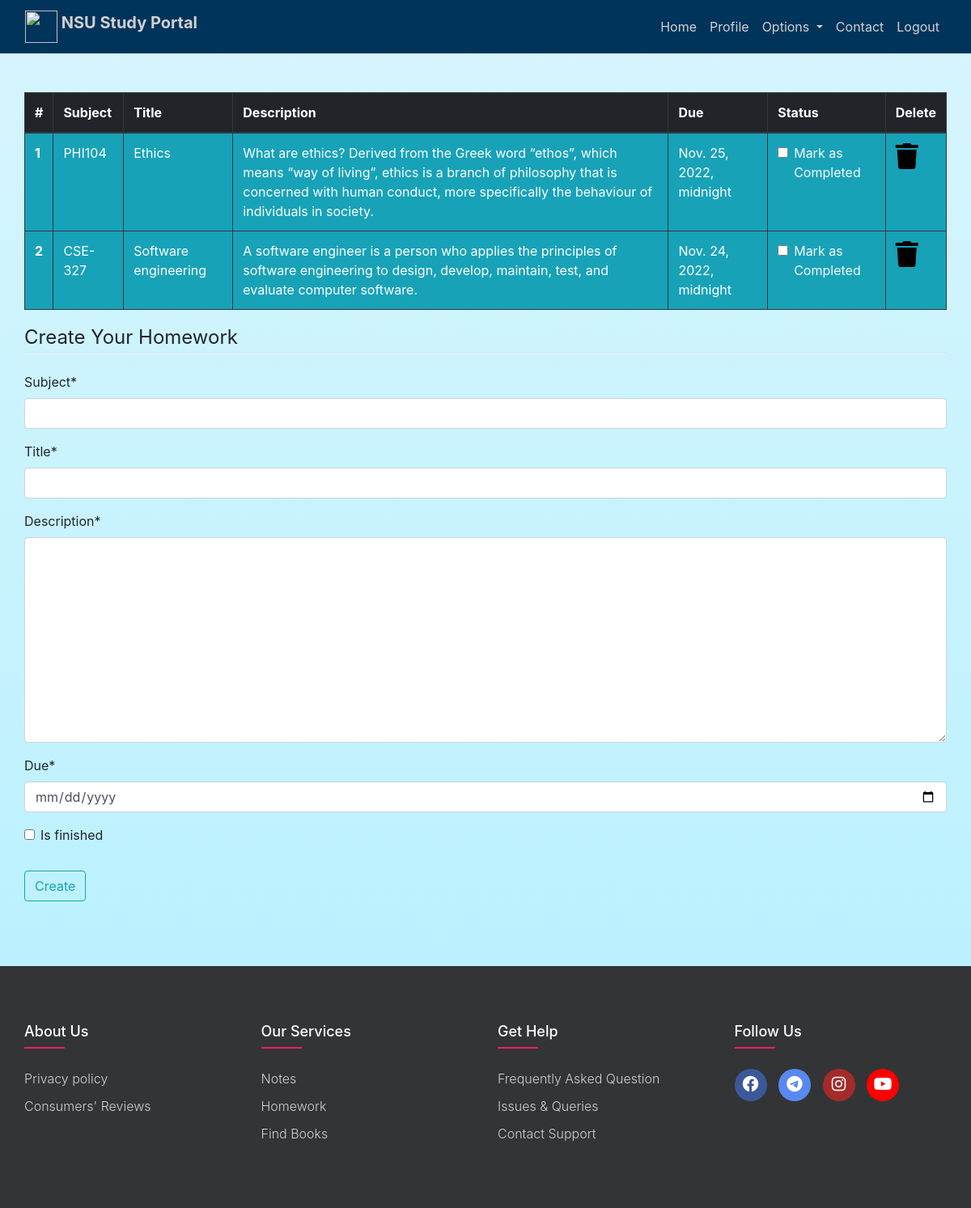
Page /homework (signed in) on the committed database.
### dashboard/models.py (models this page shows, shortened)
class Homework(models.Model):
    user=models.ForeignKey(User,on_delete=models.CASCADE)
    subject=models.CharField(max_length=50)
    title=models.CharField(max_length=100)
    description=models.TextField()
    due=models.DateTimeField()
    is_finished=models.BooleanField(default=False)

### dashboard/views.py (the view)
# urls.py: path('homework',views.homework,name="homework"),
@login_required
def homework(request):
    if request.method=="POST":
        form = HomeworkForm(request.POST)
        if form.is_valid():
            try:
                finished=request.POST['is_finished']
                if finished=="on":
                    finished=True
                else:
                    finished=False
            except:
                finished=False
            homeworks=Homework(
                user=request.user,
                subject=request.POST['subject'],
                title=request.POST['title'],
                description=request.POST['description'],
                due=request.POST['due'],
                is_finished=finished
            )
            homeworks.save()
            messages.success(request,f'Homework Added from {request.user.username}!!')
            return redirect('homework')
    else:
          form=HomeworkForm()
    homework=Homework.objects.filter(user=request.user)
    if len(homework)==0:
        homework_done= True
    else:
        homework_done=False
    context={'homeworks':homework,
        'homeworks_done':homework_done,
        'form':form,
    }
    return render(request,'dashboard/homework.html',context)

### dashboard/forms.py
class HomeworkForm(forms.ModelForm):
    class Meta:
        model=Homework
        widgets={'due':DateInput()}
        fields=['subject','title','description','due','is_finished']

### dashboard/templates/dashboard/homework.html (shortened to what this page needs)
{% extends 'dashboard/base.html' %}
{% load static %}
{% load crispy_forms_tags %}
{% block content %}
<div class="container">
    <table class="table table-striped table-bordered table-hover table-dark">
        {% if not homework_done %}
        <thead>
            <tr>
                <th scope="col">#</th>
                <th scope="col">Subject</th>
                <th scope="col">Title</th>
                <th scope="col">Description</th>
                <th scope="col">Due</th>
                <th scope="col">Status</th>
                <th scope="col">Delete</th>
            </tr>
        </thead>
        <tbody>
            {% for homework in homeworks  %}
            <tr class="bg-info">
                <th scope="row">{{forloop.counter}}</th>
                <td>{{homework.subject}}</td>
                <td>{{homework.title}}</td>
                <td>{{homework.description}}</td>
                <td>{{homework.due}}</td>
                <td>
                    <a href="{% url 'update-homework'  homework.id %}">
                        <div class="form-check">
                            {% if homework.is_finished == True %}
                            <input class="form-check-input" type="checkbox" value="" checked>
                            {% else %}
                            <input class="form-check-input" type="checkbox" value="">
                            {% endif %}
                            <label class="form-check-label text-light" for="flexCheckDefault">
                                Mark as Completed
                            </label>
                        </div>
                    </a>
                </td>
                <td><a href="{% url 'delete-homework' homework.id %}"><i class="fa fa-trash fa-2x"></i></a></td>
            </tr>
            {% endfor %}
        </tbody>
    </table>
    {% else %}
    <h4>Congrats! All homework have Completed...</h4>
    {% endif %}
</div>
<div class=" container">
    <form method="POST">
        <fieldset class="form-group">
            <legend class="border-bottom mb-4">Create Your Homework</legend>
            {{form|crispy}}
        </fieldset>
        <div class="form-group">
            <button href="" class="btn btn-outline-info" type="submit">
                Create
            </button>
        </div>
    </form>
</div>
{% endblock content %}

### dashboard/templates/dashboard/base.html (shortened to what this page needs)
<!DOCTYPE html>
{% load static %}
<html lang="en">
  <head>
    <link
      rel="stylesheet"
      href="https://stackpath.bootstrapcdn.com/bootstrap/4.3.1/css/bootstrap.min.css"
    />
    <link rel="stylesheet" href="https://cdnjs.cloudflare.com/ajax/libs/font-awesome/6.2.0/css/all.min.css">
    <link
      rel="stylesheet"
      href="https://use.fontawesome.com/releases/v5.7.2/css/all.css"
    />
    <link
      rel="stylesheet"
      href="https://cdn.jsdelivr.net/npm/bootstrap@4.0.0/dist/css/bootstrap.min.css"
    />
  </head>
  <body>
    <header>
      <nav class="navbar navbar-expand-lg" style="background-color: #01345B ">
        <div class="container-fluid">
          <a class="navbar-brand" href="{% url 'home' %}" style="font-weight:bold;">
            <img
              src="{% static 'images/logo1.png' %}"
              width="40"
              height="40"
              class="d-inline-block align-top"
              alt=""
            />
            NSU Study Portal
          </a>
          <div
            class="collapse navbar-collapse justify-content-end"
            id="navbarNav"
          >
            <ul class="navbar-nav mb-2 mb-lg-0">
              <li class="nav-item">
                <a
                  class="nav-link active"
                  aria-current="page"
                  href="{% url 'home' %}"
                  >Home</a
                >
              </li>
              {% if user.is_authenticated %}
              <li class="nav-item">
                <a class="nav-link" href="{% url 'profile' %}">Profile</a>
              </li>
              <li class="nav-item dropdown">
                <a
                  class="nav-link dropdown-toggle"
                  href="#"
                  id="navbarDropdown"
                  role="button"
                  data-toggle="dropdown"
                  aria-haspopup="true"
                  aria-expanded="false"
                >
                  Options
                </a>
              </li>
              <li class="nav-item">
                <a class="nav-link" href="{% url 'contact' %}">Contact</a>
              </li>
              <li class="nav-item">
                <a class="nav-link" href="{% url 'logout' %}">Logout</a>
              </li>
              {% endif %}
            </ul>
          </div>
        </div>
      </nav>
    </header>
    <br /><br />
    <main>
      {% block content %} {% endblock content %}
    </main>
    <footer class="footer">
      <div class="container">
        <div class="row">
          <div class="footer-col">
            <h4>About Us</h4>
              <a href="home">Privacy policy</a>
              <a href="contact">Consumers' Reviews</a>
          </div>
          <div class="footer-col">
            <h4>Our Services</h4>
              <a href="">Notes</a>
              <a
                  href=""
                  target="_blank"
                  >Homework</a
                >
                <a
                  href=""
                  >Find Books</a
                >
          </div>
          <div class="footer-col">
            <h4>Get Help</h4>
                <a href="FAQ" target="_blank">Frequently Asked Question</a>
                <a href="mailto: monirul.mahmud@northsouth.edu"
                  >Issues & Queries</a
                >
                <a href="mailto: support@cheapsolve.com">Contact Support</a>
          </div>
          <div class="footer-col">
            <h4>Follow us</h4>
            <div class="social-links">
              <a
                style="background-color: #3b5998"
                href="https://www.facebook.com/Cheap-Solve-247-103074332029561/?ref=pages_you_manage"
                role="button"
                target="blank"
                ><i style="font-size: 20px" class="fa-brands fa-facebook"></i></i></a
              >
              <a
                style="background-color: #5889f1"
                href="https://t.me/cheapsolve"
                role="button"
                target="blank"
              >
                <i style="font-size: 20px" class="fa-brands fa-telegram"> </i></a
              >
              <a
                style="background-color: Brown"
                href="https://www.instagram.com/cheapsolve/"
                role="button"
                target="blank"
              >
                <i style="font-size: 20px" class="fa-brands fa-instagram"></i></a
              >
              <a
                style="background-color: red"
                href="https://www.youtube.com/channel/UC7cFrCjR7vEKKKUnCDS0vyQ"
                role="button"
                target="blank"
              >
                <i style="font-size: 20px" class="fa-brands fa-youtube"></i></a
              >
            </div>
          </div>
        </div>
      </div>
    </footer>
  </body>
</html>

### dashboard/templates/dashboard/base.html (style rules this page uses)
a { text-decoration: none; color: rgb(0, 0, 0); }
.footer { margin-top: 80px; background-color: #333436; padding: 70px 0; }
.footer-col { width: 25%; padding: 0 15px; }
.footer-col h4 { font-size: 18px; color: #ffffff; text-transform: capitalize; margin-bottom: 35px; font-weight: 500; position: relative; }
.footer-col h4::before { content: ""; position: absolute; left: 0; bottom: -10px; background-color: #e91e63; height: 2px; box-sizing: border-box; width: 50px; }
.footer-col a { font-size: 16px; color: #ffffff; text-decoration: none; font-weight: 300; color: #d0d0d0; display: block; margin-bottom: 10px; transition: all 0.3s ease; }
.footer-col .social-links a { display: inline-block; height: 40px; width: 40px; background-color: rgba(255, 255, 255, 0.2); margin: 0 10px 10px 0; text-align: center; line-height: 40px; border-radius: 50%; color: #ffffff; transition: all 0.5s ease; }
.container { max-width: 1170px; margin: auto; }
ul li a { color: #d0d0d0; }
nav a { color: #d0d0d0; }
body { background: linear-gradient(#d7f5fd, #b4f0ff ); height: 100%; width: 100%; overflow-x: hidden; background-repeat: no-repeat; }

### rows in the picture
Homework: subject "PHI104", title "Ethics", description "What are ethics? Derived from the Greek word “ethos”, which means “way of living”, ethics is a branch of philosophy that is concerned with human conduct, more specifically the behaviour of individuals in society.", due "Nov. 25, 2022, midnight"
Homework: subject "CSE-327", title "Software engineering", description "A software engineer is a person who applies the principles of software engineering to design, develop, maintain, test, and evaluate computer software.", due "Nov. 24, 2022, midnight"
